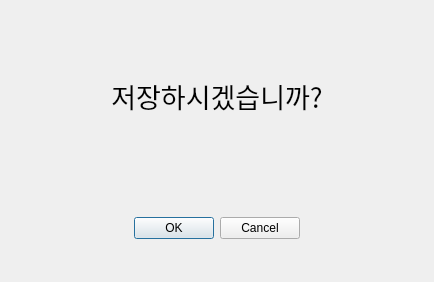
<?xml version="1.0" encoding="UTF-8"?>
<ui version="4.0">
 <class>Dialog</class>
 <widget class="QDialog" name="Dialog">
  <property name="geometry">
   <rect>
    <x>0</x>
    <y>0</y>
    <width>434</width>
    <height>282</height>
   </rect>
  </property>
  <property name="windowTitle">
   <string>Dialog</string>
  </property>
  <layout class="QVBoxLayout" name="verticalLayout" stretch="2,1">
   <item>
    <widget class="QLabel" name="label">
     <property name="font">
      <font>
       <family>맑은 고딕</family>
       <pointsize>20</pointsize>
      </font>
     </property>
     <property name="text">
      <string>저장하시겠습니까?</string>
     </property>
     <property name="alignment">
      <set>Qt::AlignCenter</set>
     </property>
    </widget>
   </item>
   <item>
    <widget class="QDialogButtonBox" name="buttonBox">
     <property name="sizePolicy">
      <sizepolicy hsizetype="Expanding" vsizetype="Expanding">
       <horstretch>0</horstretch>
       <verstretch>0</verstretch>
      </sizepolicy>
     </property>
     <property name="orientation">
      <enum>Qt::Horizontal</enum>
     </property>
     <property name="standardButtons">
      <set>QDialogButtonBox::Cancel|QDialogButtonBox::Ok</set>
     </property>
     <property name="centerButtons">
      <bool>true</bool>
     </property>
    </widget>
   </item>
  </layout>
 </widget>
 <resources/>
 <connections>
  <connection>
   <sender>buttonBox</sender>
   <signal>accepted()</signal>
   <receiver>Dialog</receiver>
   <slot>accept()</slot>
   <hints>
    <hint type="sourcelabel">
     <x>248</x>
     <y>254</y>
    </hint>
    <hint type="destinationlabel">
     <x>157</x>
     <y>274</y>
    </hint>
   </hints>
  </connection>
  <connection>
   <sender>buttonBox</sender>
   <signal>rejected()</signal>
   <receiver>Dialog</receiver>
   <slot>reject()</slot>
   <hints>
    <hint type="sourcelabel">
     <x>316</x>
     <y>260</y>
    </hint>
    <hint type="destinationlabel">
     <x>286</x>
     <y>274</y>
    </hint>
   </hints>
  </connection>
 </connections>
</ui>
